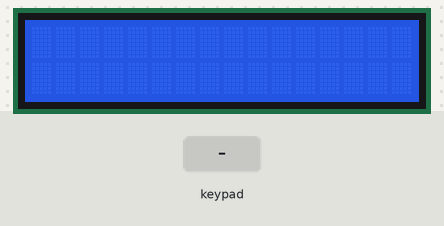
Recording of a sketch running on a simulated Arduino Uno, built with avr-gcc and run on an emulated ATmega328P. Parts: 16×2 character LCD. The inputs (shaded band) are chosen by the test bench.

Above: at 1.2 s.
1.3 s: keypad keys 1 3 1 2 1 1 1 0 # pressed 0.4 s apart
At 5.5 s:
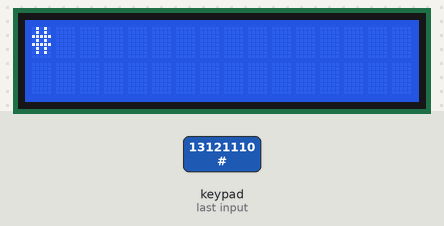
6.4 s: key 'A' pressed
At 7.0 s:
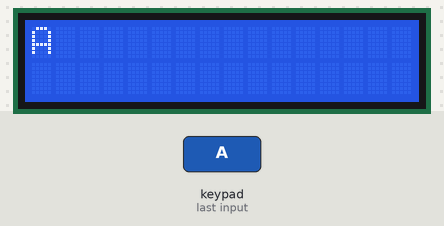
7.9 s: key 'B' pressed
At 8.2 s:
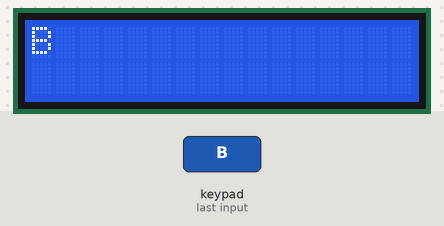
9.4 s: keypad keys 1 3 1 2 1 1 1 0 * pressed 0.4 s apart
At 13.9 s:
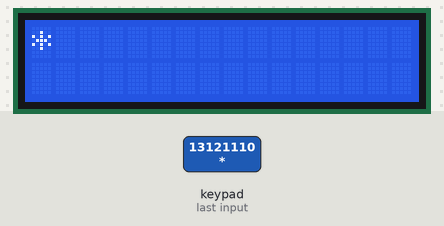
14.5 s: key 'C' pressed
At 15.4 s:
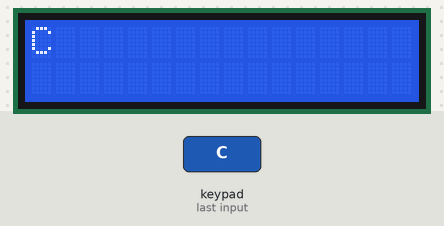
16.0 s: keypad keys 1 3 1 2 1 1 1 0 D pressed 0.4 s apart
At 18.5 s:
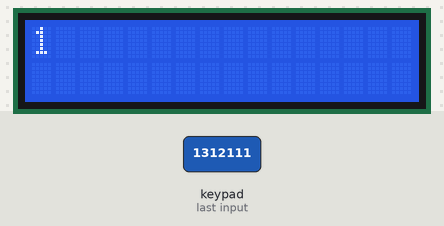
Timing chart, 0 to 20.0 s (numbered marks = the images above; inputs shaded):
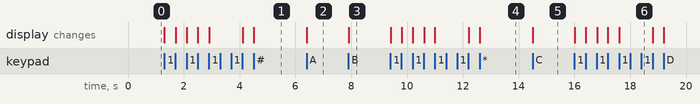

Measured:
- after the input at 1.3 s, the display: first changes at once (image 1 shows a later state)
- after the input at 6.4 s, the display: changes at once (image 2)
- after the input at 7.9 s, the display: changes at once (image 3)
- after the input at 9.4 s, the display: first changes at once (image 4 shows a later state)
- after the input at 14.5 s, the display: changes at once (image 5)
- after the input at 16.0 s, the display: changes at once (image 6)

The sketch:

Keypad_4x4_LCD-Output.ino
```cpp
#include <Keypad.h>
#include <LiquidCrystal.h>

// Create an LCD object. Parameters: (RS, E, D4, D5, D6, D7):
LiquidCrystal lcd = LiquidCrystal(2, 3, 4, 5, 6, 7);

const byte ROWS = 4;
const byte COLS = 4;

char hexaKeys[ROWS][COLS] = {
  {'1', '2', '3', 'A'},
  {'4', '5', '6', 'B'},
  {'7', '8', '9', 'C'},
  {'*', '0', '#', 'D'}
};

byte rowPins[ROWS] = {13, 12, 11, 10};
byte colPins[COLS] = {A0, A1, A2, A3};

Keypad customKeypad = Keypad(makeKeymap(hexaKeys), rowPins, colPins, ROWS, COLS);

void setup(){
  Serial.begin(9600);
  lcd.begin(16, 2);
}

void loop(){
  char customKey = customKeypad.getKey();
  if (customKey){
    lcd.clear();
    lcd.setCursor(0, 0);
    lcd.print(customKey);
  }

}
```
